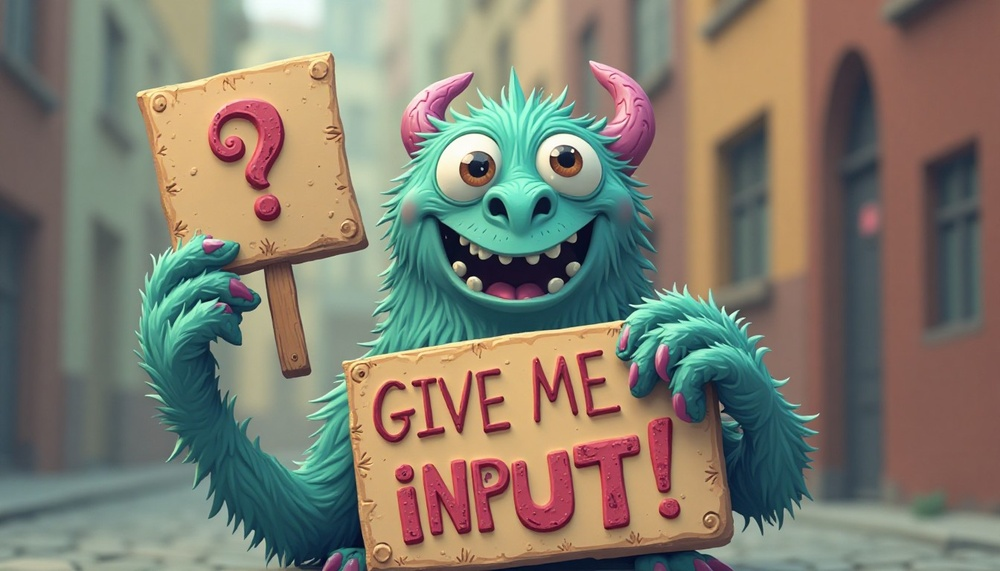
#> input picture noinput.jpg, 1000 x 571 px, shrunk from 1344 x 768 before the run
$ python -i star_detailenhancer.py   (imports and definitions only)   (older library calls are emulated)
#> lines starting #> are read from the running program, lines starting #| are printed output that depends on the picture; after the words box and inside, x2 and y2 are one past the last pixel; in counts of white or black regions, pixels touching at a corner belong together
import torch
import torch.nn.functional as F
import cv2
import numpy as np
from PIL import Image

class AdaptiveDetailEnhancement:
    BGCOLOR = "#3d124d"  # Background color
    COLOR = "#19124d"  # Title color
    def __init__(self):
        pass

    # [42 lines left out: function INPUT_TYPES, not called in this run]

    RETURN_TYPES = ("IMAGE",)
    FUNCTION = "enhance_details"
    CATEGORY = '⭐StarNodes/Image And Latent'

    # [14 lines left out: function detect_edges, not called in this run]

    def detect_faces(self, image_np):
        """Einfache Gesichtsdetektion basierend auf Hautfarben und Strukturen"""
        # Konvertiere zu HSV für bessere Hautfarbenerkennung
        hsv = cv2.cvtColor(image_np, cv2.COLOR_RGB2HSV)
#> hsv: shape (571, 1000, 3); mean H, S, V 57.1, 84.7, 144.9

        # Hautfarben-Bereich (erweitert für verschiedene Hauttöne)
        lower_skin = np.array([0, 20, 70], dtype=np.uint8)
        upper_skin = np.array([20, 255, 255], dtype=np.uint8)

        skin_mask = cv2.inRange(hsv, lower_skin, upper_skin)
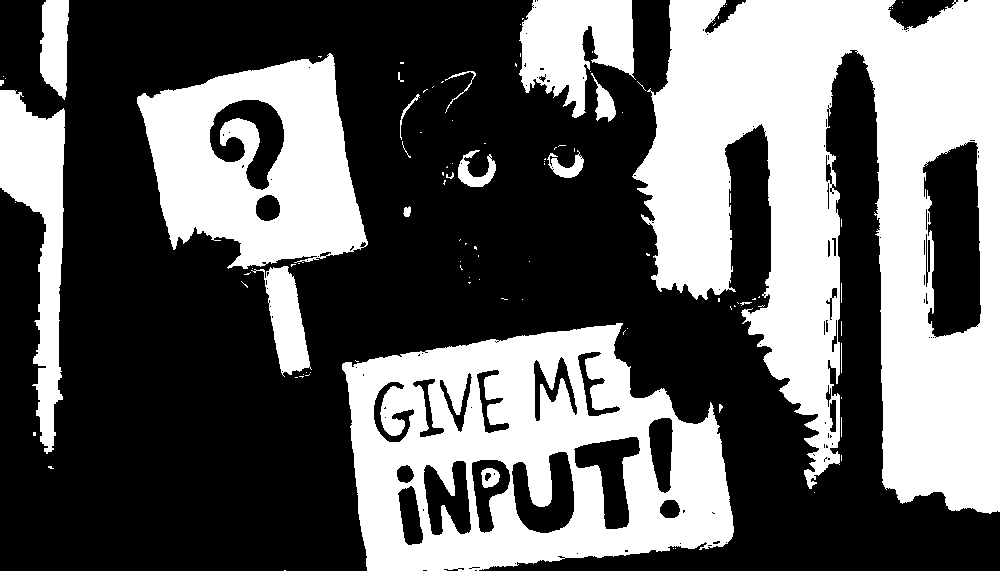
#> skin_mask: shape (571, 1000); 39.3% white; 105 white regions (82 under 20 px), largest, box (x1, y1, x2, y2) and area: (632, 0, 1000, 514) 107617, (342, 323, 734, 571) 58239, (137, 53, 368, 269) 30724

        # Morphologische Operationen zur Verbesserung
        kernel = cv2.getStructuringElement(cv2.MORPH_ELLIPSE, (11, 11))
        skin_mask = cv2.morphologyEx(skin_mask, cv2.MORPH_OPEN, kernel)
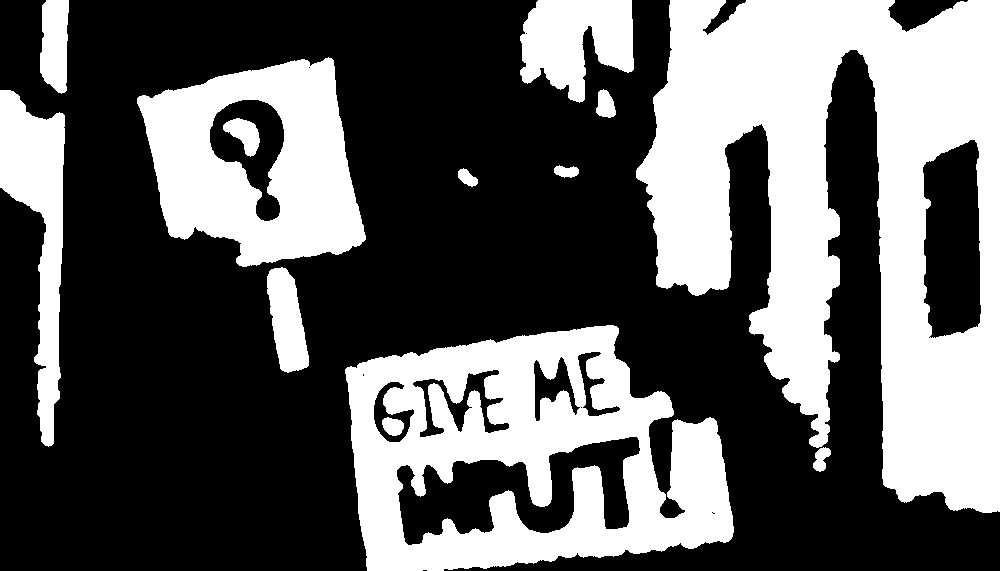
#> skin_mask: shape (571, 1000); 37.6% white; 13 white regions, largest, box (x1, y1, x2, y2) and area: (636, 0, 1000, 513) 103893, (345, 325, 734, 571) 55228, (137, 57, 366, 267) 29186
        skin_mask = cv2.morphologyEx(skin_mask, cv2.MORPH_CLOSE, kernel)
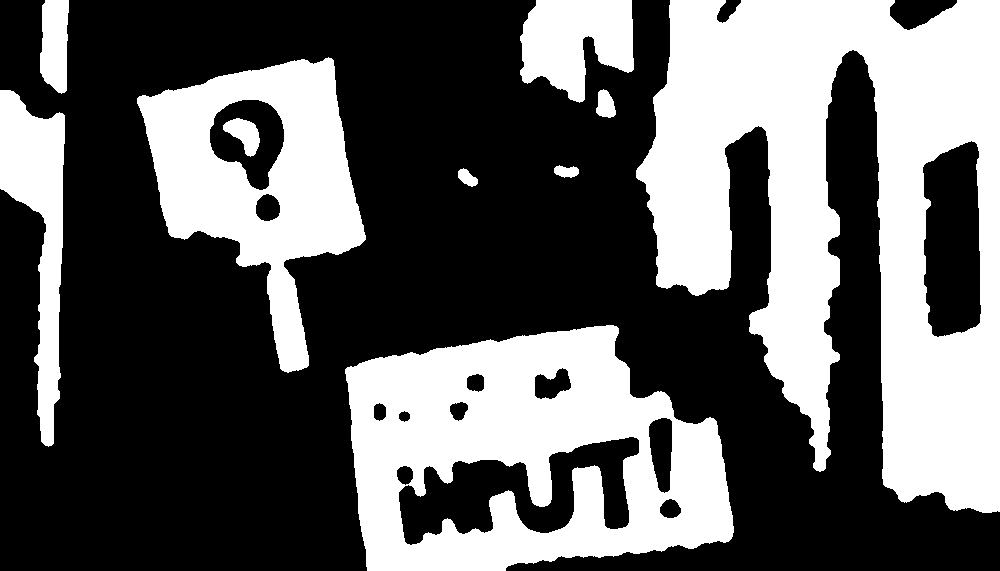
#> skin_mask: shape (571, 1000); 38.4% white; 10 white regions, largest, box (x1, y1, x2, y2) and area: (636, 0, 1000, 513) 104839, (345, 325, 734, 571) 59072, (137, 57, 366, 373) 32345

        # Gaußscher Blur für weiche Übergänge
        skin_mask = cv2.GaussianBlur(skin_mask, (31, 31), 0)
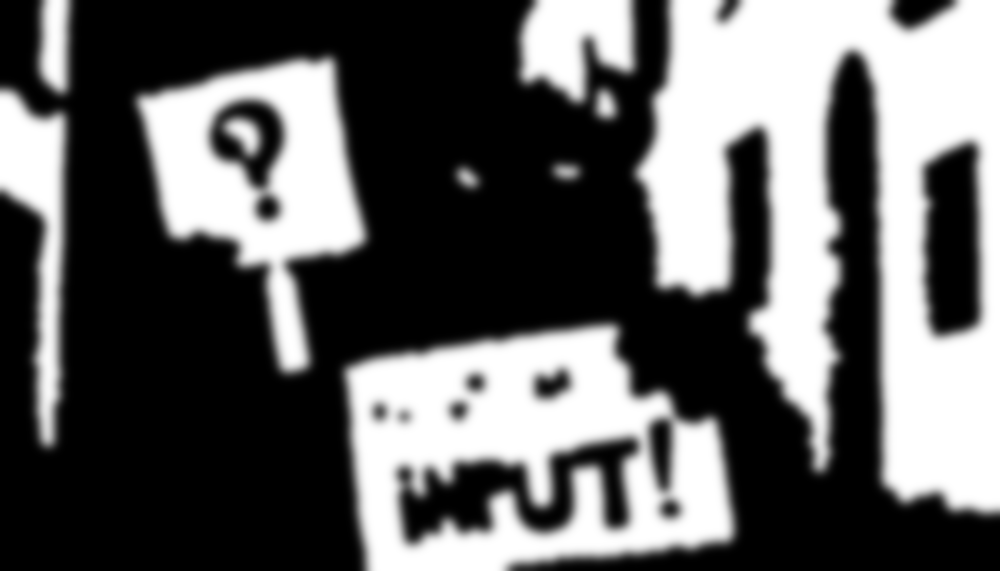
#> skin_mask: shape (571, 1000); min 0, max 255, mean 97.9

        return skin_mask.astype(np.float32) / 255.0

    # [108 lines left out: functions detect_textures, apply_unsharp_mask, bilateral_denoise, enhance_details, not called in this run]

# Node Mapping für ComfyUI
NODE_CLASS_MAPPINGS = {
    "AdaptiveDetailEnhancement": AdaptiveDetailEnhancement
}

NODE_DISPLAY_NAME_MAPPINGS = {
    "AdaptiveDetailEnhancement": "⭐ Star Adaptive Detail Enhancement"
}

>>> import cv2
>>> picture = cv2.cvtColor(cv2.imread('noinput.jpg'), cv2.COLOR_BGR2RGB)
>>> result = AdaptiveDetailEnhancement().detect_faces(picture)
